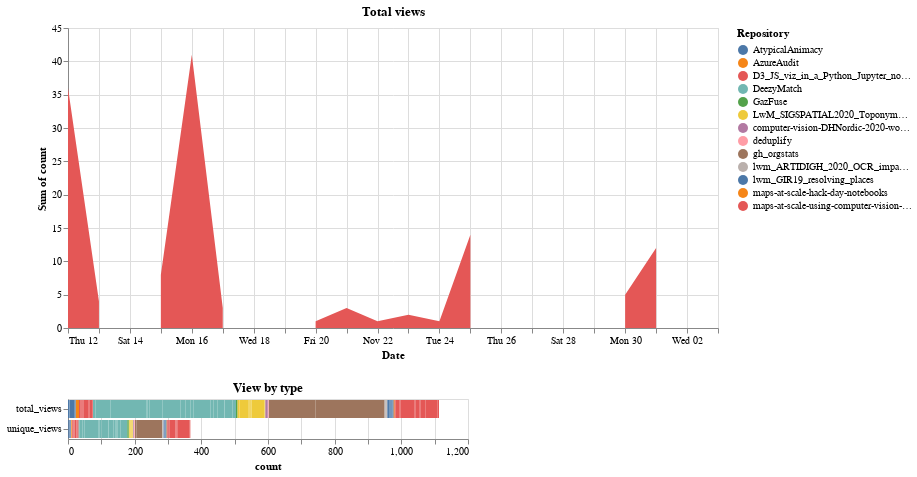

The notebook cell this image was saved under:
### Markdown cell above
## Views over time

The top chart shows us the total views over time by repository, the bottom histogram breaks this down by view type

### Code cell
chart & bar

### Figure 1 — Vega-Lite specification as saved in the notebook (floating-point values rounded to 4 significant figures; data arrays with more than 128 entries replaced by an {"elided": "..."} marker saying what was removed)
{"config": {"view": {"continuousWidth": 400, "continuousHeight": 300}}, "vconcat": [{"mark": "area", "encoding": {"color": {"type": "nominal", "field": "variable_0", "title": "Repository"}, "tooltip": {"type": "quantitative", "aggregate": "sum", "field": "count"}, "x": {"type": "temporal", "axis": {"tickCount": 24, "title": "Date"}, "field": "index"}, "y": {"type": "quantitative", "aggregate": "sum", "field": "count"}}, "selection": {"selector001": {"type": "interval"}}, "title": "Total views", "transform": [{"filter": {"equal": "total_views", "field": "variable_1"}}], "width": 650}, {"mark": "bar", "encoding": {"color": {"type": "nominal", "field": "variable_0", "title": "Repository"}, "x": {"type": "quantitative", "field": "count"}, "y": {"type": "nominal", "field": "variable_1", "title": null}}, "title": "View by type", "transform": [{"filter": {"selection": "selector001"}}]}], "data": {"name": "data-04e6a5038dd9b7690a7d768583f68aa5"}, "$schema": "https://vega.github.io/schema/vega-lite/v4.8.1.json", "datasets": {"data-04e6a5038dd9b7690a7d768583f68aa5": {"elided": "572 records"}}}
